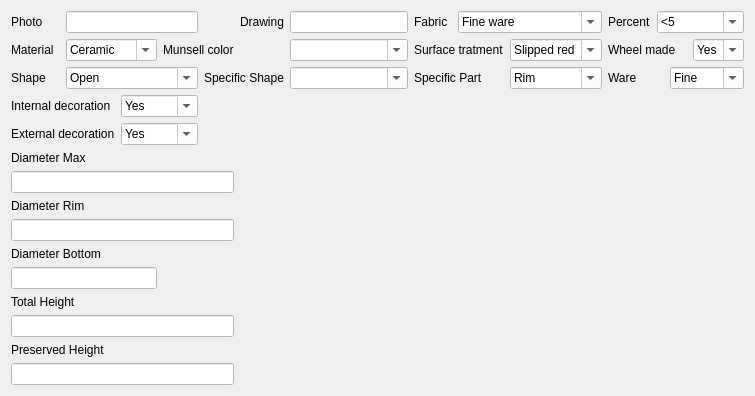
     <widget class="QWidget" name="tab_3">
      <attribute name="title">
       <string>Technical Data</string>
      </attribute>
      <layout class="QGridLayout" name="gridLayout_6">
       <item row="0" column="0">
        <widget class="QLabel" name="label_10">
         <property name="font">
          <font>
           <family>MS Shell Dlg 2</family>
           <pointsize>9</pointsize>
           <weight>50</weight>
           <italic>false</italic>
           <bold>false</bold>
          </font>
         </property>
         <property name="text">
          <string>Photo</string>
         </property>
        </widget>
       </item>
       <item row="0" column="1" colspan="3">
        <widget class="QLineEdit" name="lineEdit_photo">
         <property name="font">
          <font>
           <family>MS Shell Dlg 2</family>
           <pointsize>9</pointsize>
           <weight>50</weight>
           <italic>false</italic>
           <bold>false</bold>
          </font>
         </property>
         <property name="styleSheet">
          <string notr="true">background-color: rgb(255, 255, 255);</string>
         </property>
        </widget>
       </item>
       <item row="0" column="5">
        <widget class="QLabel" name="label_11">
         <property name="font">
          <font>
           <family>MS Shell Dlg 2</family>
           <pointsize>9</pointsize>
           <weight>50</weight>
           <italic>false</italic>
           <bold>false</bold>
          </font>
         </property>
         <property name="text">
          <string>Drawing</string>
         </property>
        </widget>
       </item>
       <item row="0" column="6">
        <widget class="QLineEdit" name="lineEdit_drawing">
         <property name="font">
          <font>
           <family>MS Shell Dlg 2</family>
           <pointsize>9</pointsize>
           <weight>50</weight>
           <italic>false</italic>
           <bold>false</bold>
          </font>
         </property>
         <property name="styleSheet">
          <string notr="true">background-color: rgb(255, 255, 255);</string>
         </property>
        </widget>
       </item>
       <item row="0" column="7">
        <widget class="QLabel" name="label_17">
         <property name="font">
          <font>
           <family>MS Shell Dlg 2</family>
           <pointsize>9</pointsize>
           <weight>50</weight>
           <italic>false</italic>
           <bold>false</bold>
          </font>
         </property>
         <property name="text">
          <string>Fabric</string>
         </property>
        </widget>
       </item>
       <item row="0" column="8" colspan="2">
        <widget class="QComboBox" name="comboBox_fabric">
         <property name="font">
          <font>
           <family>MS Shell Dlg 2</family>
           <pointsize>9</pointsize>
           <weight>50</weight>
           <italic>false</italic>
           <bold>false</bold>
          </font>
         </property>
         <property name="styleSheet">
          <string notr="true">background-color: rgb(255, 255, 255);</string>
         </property>
         <property name="editable">
          <bool>true</bool>
         </property>
         <item>
          <property name="text">
           <string>Fine ware</string>
          </property>
         </item>
         <item>
          <property name="text">
           <string>Medium fine ware</string>
          </property>
         </item>
         <item>
          <property name="text">
           <string>Medium coarse ware</string>
          </property>
         </item>
         <item>
          <property name="text">
           <string>Coarse ware</string>
          </property>
         </item>
        </widget>
       </item>
       <item row="0" column="10">
        <widget class="QLabel" name="label_18">
         <property name="font">
          <font>
           <family>MS Shell Dlg 2</family>
           <pointsize>9</pointsize>
           <weight>50</weight>
           <italic>false</italic>
           <bold>false</bold>
          </font>
         </property>
         <property name="text">
          <string>Percent</string>
         </property>
        </widget>
       </item>
       <item row="0" column="11" colspan="3">
        <widget class="QComboBox" name="comboBox_percent">
         <property name="font">
          <font>
           <family>MS Shell Dlg 2</family>
           <pointsize>9</pointsize>
           <weight>50</weight>
           <italic>false</italic>
           <bold>false</bold>
          </font>
         </property>
         <property name="styleSheet">
          <string notr="true">background-color: rgb(255, 255, 255);</string>
         </property>
         <property name="editable">
          <bool>true</bool>
         </property>
         <item>
          <property name="text">
           <string>&lt;5</string>
          </property>
         </item>
         <item>
          <property name="text">
           <string>5-25</string>
          </property>
         </item>
         <item>
          <property name="text">
           <string>26-50</string>
          </property>
         </item>
         <item>
          <property name="text">
           <string>51-90</string>
          </property>
         </item>
         <item>
          <property name="text">
           <string>&gt;90</string>
          </property>
         </item>
        </widget>
       </item>
       <item row="1" column="0">
        <widget class="QLabel" name="label_13">
         <property name="font">
          <font>
           <family>MS Shell Dlg 2</family>
           <pointsize>9</pointsize>
           <weight>50</weight>
           <italic>false</italic>
           <bold>false</bold>
          </font>
         </property>
         <property name="text">
          <string>Material</string>
         </property>
        </widget>
       </item>
       <item row="1" column="1" colspan="2">
        <widget class="QComboBox" name="comboBox_material">
         <property name="font">
          <font>
           <family>MS Shell Dlg 2</family>
           <pointsize>9</pointsize>
           <weight>50</weight>
           <italic>false</italic>
           <bold>false</bold>
          </font>
         </property>
         <property name="styleSheet">
          <string notr="true">background-color: rgb(255, 255, 255);</string>
         </property>
         <property name="editable">
          <bool>true</bool>
         </property>
         <item>
          <property name="text">
           <string>Ceramic</string>
          </property>
         </item>
         <item>
          <property name="text">
           <string>Stone</string>
          </property>
         </item>
        </widget>
       </item>
       <item row="1" column="3" colspan="3">
        <widget class="QLabel" name="label_9">
         <property name="font">
          <font>
           <family>MS Shell Dlg 2</family>
           <pointsize>9</pointsize>
           <weight>50</weight>
           <italic>false</italic>
           <bold>false</bold>
          </font>
         </property>
         <property name="text">
          <string>Munsell color</string>
         </property>
        </widget>
       </item>
       <item row="1" column="6">
        <widget class="QComboBox" name="comboBox_munsell">
         <property name="font">
          <font>
           <family>MS Shell Dlg 2</family>
           <pointsize>9</pointsize>
           <weight>50</weight>
           <italic>false</italic>
           <bold>false</bold>
          </font>
         </property>
         <property name="styleSheet">
          <string notr="true">background-color: rgb(255, 255, 255);</string>
         </property>
         <property name="editable">
          <bool>true</bool>
         </property>
         <item>
          <property name="text">
           <string/>
          </property>
         </item>
        </widget>
       </item>
       <item row="1" column="7" colspan="2">
        <widget class="QLabel" name="label_19">
         <property name="font">
          <font>
           <family>MS Shell Dlg 2</family>
           <pointsize>9</pointsize>
           <weight>50</weight>
           <italic>false</italic>
           <bold>false</bold>
          </font>
         </property>
         <property name="text">
          <string>Surface tratment</string>
         </property>
        </widget>
       </item>
       <item row="1" column="9">
        <widget class="QComboBox" name="comboBox_surf_trat">
         <property name="font">
          <font>
           <family>MS Shell Dlg 2</family>
           <pointsize>9</pointsize>
           <weight>50</weight>
           <italic>false</italic>
           <bold>false</bold>
          </font>
         </property>
         <property name="styleSheet">
          <string notr="true">background-color: rgb(255, 255, 255);</string>
         </property>
         <property name="editable">
          <bool>true</bool>
         </property>
         <item>
          <property name="text">
           <string>Slipped red</string>
          </property>
         </item>
         <item>
          <property name="text">
           <string>Buff</string>
          </property>
         </item>
        </widget>
       </item>
       <item row="1" column="10" colspan="3">
        <widget class="QLabel" name="label_22">
         <property name="font">
          <font>
           <family>MS Shell Dlg 2</family>
           <pointsize>9</pointsize>
           <weight>50</weight>
           <italic>false</italic>
           <bold>false</bold>
          </font>
         </property>
         <property name="text">
          <string>Wheel made</string>
         </property>
        </widget>
       </item>
       <item row="1" column="13">
        <widget class="QComboBox" name="comboBox_wheel_made">
         <property name="font">
          <font>
           <family>MS Shell Dlg 2</family>
           <pointsize>9</pointsize>
           <weight>50</weight>
           <italic>false</italic>
           <bold>false</bold>
          </font>
         </property>
         <property name="styleSheet">
          <string notr="true">background-color: rgb(255, 255, 255);</string>
         </property>
         <property name="editable">
          <bool>true</bool>
         </property>
         <item>
          <property name="text">
           <string>Yes</string>
          </property>
         </item>
         <item>
          <property name="text">
           <string>No</string>
          </property>
         </item>
        </widget>
       </item>
       <item row="2" column="0">
        <widget class="QLabel" name="label_14">
         <property name="font">
          <font>
           <family>MS Shell Dlg 2</family>
           <pointsize>9</pointsize>
           <weight>50</weight>
           <italic>false</italic>
           <bold>false</bold>
          </font>
         </property>
         <property name="text">
          <string>Shape</string>
         </property>
        </widget>
       </item>
       <item row="2" column="1" colspan="3">
        <widget class="QComboBox" name="comboBox_form">
         <property name="font">
          <font>
           <family>MS Shell Dlg 2</family>
           <pointsize>9</pointsize>
           <weight>50</weight>
           <italic>false</italic>
           <bold>false</bold>
          </font>
         </property>
         <property name="styleSheet">
          <string notr="true">background-color: rgb(255, 255, 255);</string>
         </property>
         <property name="editable">
          <bool>true</bool>
         </property>
         <item>
          <property name="text">
           <string>Open</string>
          </property>
         </item>
         <item>
          <property name="text">
           <string>Close</string>
          </property>
         </item>
         <item>
          <property name="text">
           <string>Undeterminable</string>
          </property>
         </item>
        </widget>
       </item>
       <item row="2" column="4" colspan="2">
        <widget class="QLabel" name="label_23">
         <property name="font">
          <font>
           <family>MS Shell Dlg 2</family>
           <pointsize>9</pointsize>
           <weight>50</weight>
           <italic>false</italic>
           <bold>false</bold>
          </font>
         </property>
         <property name="text">
          <string>Specific Shape</string>
         </property>
        </widget>
       </item>
       <item row="2" column="6">
        <widget class="QComboBox" name="comboBox_specific_shape">
         <property name="enabled">
          <bool>true</bool>
         </property>
         <property name="font">
          <font>
           <family>MS Shell Dlg 2</family>
           <pointsize>9</pointsize>
           <weight>50</weight>
           <italic>false</italic>
           <bold>false</bold>
          </font>
         </property>
         <property name="styleSheet">
          <string notr="true">background-color: rgb(255, 255, 255);</string>
         </property>
         <property name="editable">
          <bool>true</bool>
         </property>
         <item>
          <property name="text">
           <string/>
          </property>
         </item>
         <item>
          <property name="text">
           <string>Bowl</string>
          </property>
         </item>
         <item>
          <property name="text">
           <string>Lid</string>
          </property>
         </item>
         <item>
          <property name="text">
           <string>Jar</string>
          </property>
         </item>
         <item>
          <property name="text">
           <string>Spouted jar</string>
          </property>
         </item>
         <item>
          <property name="text">
           <string>Cup</string>
          </property>
         </item>
        </widget>
       </item>
       <item row="2" column="7" colspan="2">
        <widget class="QLabel" name="label_15">
         <property name="font">
          <font>
           <family>MS Shell Dlg 2</family>
           <pointsize>9</pointsize>
           <weight>50</weight>
           <italic>false</italic>
           <bold>false</bold>
          </font>
         </property>
         <property name="text">
          <string>Specific Part</string>
         </property>
        </widget>
       </item>
       <item row="2" column="9">
        <widget class="QComboBox" name="comboBox_specific_form">
         <property name="enabled">
          <bool>true</bool>
         </property>
         <property name="font">
          <font>
           <family>MS Shell Dlg 2</family>
           <pointsize>9</pointsize>
           <weight>50</weight>
           <italic>false</italic>
           <bold>false</bold>
          </font>
         </property>
         <property name="styleSheet">
          <string notr="true">background-color: rgb(255, 255, 255);</string>
         </property>
         <property name="editable">
          <bool>true</bool>
         </property>
         <item>
          <property name="text">
           <string>Rim</string>
          </property>
         </item>
         <item>
          <property name="text">
           <string>Neck</string>
          </property>
         </item>
         <item>
          <property name="text">
           <string>Handle</string>
          </property>
         </item>
         <item>
          <property name="text">
           <string>Wall</string>
          </property>
         </item>
         <item>
          <property name="text">
           <string>Base</string>
          </property>
         </item>
        </widget>
       </item>
       <item row="2" column="10" colspan="2">
        <widget class="QLabel" name="label_16">
         <property name="font">
          <font>
           <family>MS Shell Dlg 2</family>
           <pointsize>9</pointsize>
           <weight>50</weight>
           <italic>false</italic>
           <bold>false</bold>
          </font>
         </property>
         <property name="text">
          <string>Ware</string>
         </property>
        </widget>
       </item>
       <item row="2" column="12" colspan="2">
        <widget class="QComboBox" name="comboBox_ware">
         <property name="font">
          <font>
           <family>MS Shell Dlg 2</family>
           <pointsize>9</pointsize>
           <weight>50</weight>
           <italic>false</italic>
           <bold>false</bold>
          </font>
         </property>
         <property name="styleSheet">
          <string notr="true">background-color: rgb(255, 255, 255);</string>
         </property>
         <property name="editable">
          <bool>true</bool>
         </property>
         <item>
          <property name="text">
           <string>Fine</string>
          </property>
         </item>
         <item>
          <property name="text">
           <string>Medium</string>
          </property>
         </item>
         <item>
          <property name="text">
           <string>Coarse</string>
          </property>
         </item>
        </widget>
       </item>
       <item row="3" column="0" colspan="2">
        <widget class="QLabel" name="label_20">
         <property name="font">
          <font>
           <family>MS Shell Dlg 2</family>
           <pointsize>9</pointsize>
           <weight>50</weight>
           <italic>false</italic>
           <bold>false</bold>
          </font>
         </property>
         <property name="text">
          <string>Internal decoration</string>
         </property>
        </widget>
       </item>
       <item row="3" column="2" colspan="2">
        <widget class="QComboBox" name="comboBox_intdeco">
         <property name="font">
          <font>
           <family>MS Shell Dlg 2</family>
           <pointsize>9</pointsize>
           <weight>50</weight>
           <italic>false</italic>
           <bold>false</bold>
          </font>
         </property>
         <property name="styleSheet">
          <string notr="true">background-color: rgb(255, 255, 255);</string>
         </property>
         <property name="editable">
          <bool>true</bool>
         </property>
         <item>
          <property name="text">
           <string>Yes</string>
          </property>
         </item>
         <item>
          <property name="text">
           <string>No</string>
          </property>
         </item>
        </widget>
       </item>
       <item row="4" column="0" colspan="2">
        <widget class="QLabel" name="label_21">
         <property name="font">
          <font>
           <family>MS Shell Dlg 2</family>
           <pointsize>9</pointsize>
           <weight>50</weight>
           <italic>false</italic>
           <bold>false</bold>
          </font>
         </property>
         <property name="text">
          <string>External decoration</string>
         </property>
        </widget>
       </item>
       <item row="4" column="2" colspan="2">
        <widget class="QComboBox" name="comboBox_exdeco">
         <property name="font">
          <font>
           <family>MS Shell Dlg 2</family>
           <pointsize>9</pointsize>
           <weight>50</weight>
           <italic>false</italic>
           <bold>false</bold>
          </font>
         </property>
         <property name="styleSheet">
          <string notr="true">background-color: rgb(255, 255, 255);</string>
         </property>
         <property name="editable">
          <bool>true</bool>
         </property>
         <item>
          <property name="text">
           <string>Yes</string>
          </property>
         </item>
         <item>
          <property name="text">
           <string>No</string>
          </property>
         </item>
        </widget>
       </item>
       <item row="5" column="0" colspan="5">
        <widget class="QLabel" name="label_42">
         <property name="font">
          <font>
           <family>MS Shell Dlg 2</family>
           <pointsize>9</pointsize>
           <weight>50</weight>
           <italic>false</italic>
           <bold>false</bold>
          </font>
         </property>
         <property name="text">
          <string>Diameter Max</string>
         </property>
        </widget>
       </item>
       <item row="6" column="0" colspan="5">
        <widget class="QLineEdit" name="lineEdit_diametro_max">
         <property name="font">
          <font>
           <family>MS Shell Dlg 2</family>
           <pointsize>9</pointsize>
           <weight>50</weight>
           <italic>false</italic>
           <bold>false</bold>
          </font>
         </property>
         <property name="styleSheet">
          <string notr="true">background-color: rgb(255, 255, 255);</string>
         </property>
        </widget>
       </item>
       <item row="7" column="0" colspan="5">
        <widget class="QLabel" name="label_44">
         <property name="font">
          <font>
           <family>MS Shell Dlg 2</family>
           <pointsize>9</pointsize>
           <weight>50</weight>
           <italic>false</italic>
           <bold>false</bold>
          </font>
         </property>
         <property name="text">
          <string>Diameter Rim</string>
         </property>
        </widget>
       </item>
       <item row="8" column="0" colspan="5">
        <widget class="QLineEdit" name="lineEdit_diametro_rim">
         <property name="font">
          <font>
           <family>MS Shell Dlg 2</family>
           <pointsize>9</pointsize>
           <weight>50</weight>
           <italic>false</italic>
           <bold>false</bold>
          </font>
         </property>
         <property name="styleSheet">
          <string notr="true">background-color: rgb(255, 255, 255);</string>
         </property>
        </widget>
       </item>
       <item row="9" column="0" colspan="5">
        <widget class="QLabel" name="label_45">
         <property name="font">
          <font>
           <family>MS Shell Dlg 2</family>
           <pointsize>9</pointsize>
           <weight>50</weight>
           <italic>false</italic>
           <bold>false</bold>
          </font>
         </property>
         <property name="text">
          <string>Diameter Bottom</string>
         </property>
        </widget>
       </item>
       <item row="11" column="0" colspan="2">
        <widget class="QLabel" name="label_46">
         <property name="font">
          <font>
           <family>MS Shell Dlg 2</family>
           <pointsize>9</pointsize>
           <weight>50</weight>
           <italic>false</italic>
           <bold>false</bold>
          </font>
         </property>
         <property name="text">
          <string>Total Height</string>
         </property>
        </widget>
       </item>
       <item row="12" column="0" colspan="5">
        <widget class="QLineEdit" name="lineEdit_diametro_height">
         <property name="font">
          <font>
           <family>MS Shell Dlg 2</family>
           <pointsize>9</pointsize>
           <weight>50</weight>
           <italic>false</italic>
           <bold>false</bold>
          </font>
         </property>
         <property name="styleSheet">
          <string notr="true">background-color: rgb(255, 255, 255);</string>
         </property>
        </widget>
       </item>
       <item row="13" column="0" colspan="5">
        <widget class="QLabel" name="label_47">
         <property name="font">
          <font>
           <family>MS Shell Dlg 2</family>
           <pointsize>9</pointsize>
           <weight>50</weight>
           <italic>false</italic>
           <bold>false</bold>
          </font>
         </property>
         <property name="text">
          <string>Preserved Height</string>
         </property>
        </widget>
       </item>
       <item row="14" column="0" colspan="5">
        <widget class="QLineEdit" name="lineEdit_diametro_preserved">
         <property name="font">
          <font>
           <family>MS Shell Dlg 2</family>
           <pointsize>9</pointsize>
           <weight>50</weight>
           <italic>false</italic>
           <bold>false</bold>
          </font>
         </property>
         <property name="styleSheet">
          <string notr="true">background-color: rgb(255, 255, 255);</string>
         </property>
        </widget>
       </item>
       <item row="10" column="0" colspan="3">
        <widget class="QLineEdit" name="lineEdit_diametro_bottom">
         <property name="font">
          <font>
           <family>MS Shell Dlg 2</family>
           <pointsize>9</pointsize>
           <weight>50</weight>
           <italic>false</italic>
           <bold>false</bold>
          </font>
         </property>
         <property name="styleSheet">
          <string notr="true">background-color: rgb(255, 255, 255);</string>
         </property>
        </widget>
       </item>
      </layout>
     </widget>
